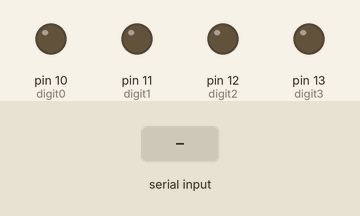
This sketch was run on a simulated Arduino Uno, built with avr-gcc and run on an emulated ATmega328P. Shown: output pins drawn as LEDs (lit = HIGH). Dashed ring = blinking. The inputs (shaded band) are chosen by the test bench.

Above: at 1.2 s.
1.3 s: "1" received over Serial
At 3.2 s:
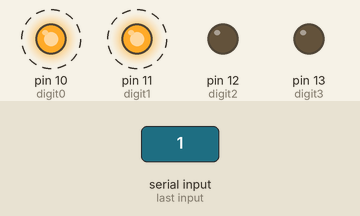
At 5.2 s:
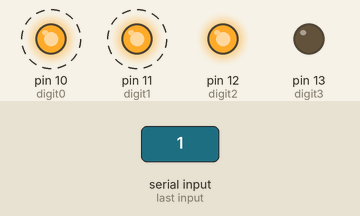
7.3 s: "0" received over Serial
At 9.6 s:
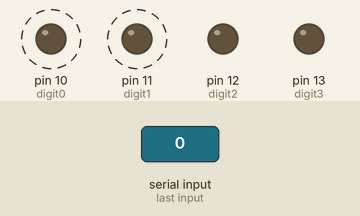
Timing chart, 0 to 11.1 s (numbered marks = the images above; inputs shaded):
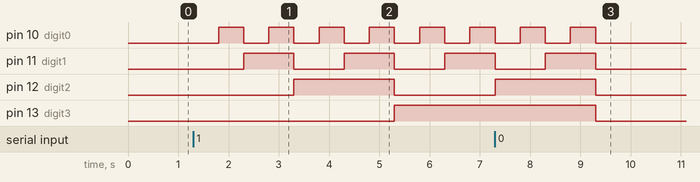

The sketch:

BInaryCountingLED.ino
```cpp
/*
 Author: Tam Doan
 Description: This code counts up binary displayed by an LED. The code takes in data from a nearby phone that recieves sends data through the bluetooth. The data
 is then sent tot he HCO5 connected to the arduino. The HCO5 sends the data to the code to be used. The code is the majority of the project, but another important part
 of the project is configuring the phone to send the right data. Another important note is that the phone used can only be SAMSUNG, the HCO5 will NOT pair with an IPhone.
 Once in posession of a SAMSUNG, you must download an app that can bluetooth connect with the HCO5, and the app must allow you to configure what data to send to the HCO5. You have to
 make sure that the data send is either 0 or 1, or else the code would not work. If the data recieved is "1", then the code will count in binary from 0-15. Then at 15, the code
 checks if the data is still 1, if it is then the process repeats, if not then the LED will turn off.
 */
int digit0 = 10; /* Digit0,1,2,3 are pins to display the LED*/
int digit1 = 11;
int digit2 = 12;
int digit3 = 13;
int timeDelay = 500; /* timeDelay is how much time in milliseconds before the binary counts up in the code*/
int state = 0; /* state takes in the data ouputted from the samsung phone to the arduino*/

void setup() {
  // put your setup code here, to run once:
  pinMode(digit0,OUTPUT);
  pinMode(digit1,OUTPUT);
  pinMode(digit2,OUTPUT);
  pinMode(digit3,OUTPUT);
  Serial.begin(9600);
  digitalWrite(digit0,LOW);
  digitalWrite(digit1,LOW);
  digitalWrite(digit2,LOW);
  digitalWrite(digit3,LOW);
}

void loop() {
  /* This first section of the code takes in the data from the phone and stores it in state variable*/
  if (Serial.available() > 0) {
    state = Serial.read();
  }
  /* State then reacts depending on the its value. If state is 1, then the binary counts from 0-15 with a half second delay. If it is 0 then there is no LED lights turned on*/
  if(state == '0') {
    digitalWrite(digit0,LOW);
    digitalWrite(digit1,LOW);
    digitalWrite(digit2,LOW);
    digitalWrite(digit3,LOW);

  } else if (state == '1') {
    digitalWrite(digit0,LOW);
    digitalWrite(digit1,LOW);
    digitalWrite(digit2,LOW);
    digitalWrite(digit3,LOW);
    delay(timeDelay);

    digitalWrite(digit0,HIGH);
    digitalWrite(digit1,LOW);
    digitalWrite(digit2,LOW);
    digitalWrite(digit3,LOW);
    delay(timeDelay);

    digitalWrite(digit0,LOW);
    digitalWrite(digit1,HIGH);
    digitalWrite(digit2,LOW);
    digitalWrite(digit3,LOW);
    delay(timeDelay);

    digitalWrite(digit0,HIGH);
    digitalWrite(digit1,HIGH);
    digitalWrite(digit2,LOW);
    digitalWrite(digit3,LOW);
    delay(timeDelay);

    digitalWrite(digit0,LOW);
    digitalWrite(digit1,LOW);
    digitalWrite(digit2,HIGH);
    digitalWrite(digit3,LOW);
    delay(timeDelay);

    digitalWrite(digit0,HIGH);
    digitalWrite(digit1,LOW);
    digitalWrite(digit2,HIGH);
    digitalWrite(digit3,LOW);
    delay(timeDelay);

    digitalWrite(digit0,LOW);
    digitalWrite(digit1,HIGH);
    digitalWrite(digit2,HIGH);
    digitalWrite(digit3,LOW);
    delay(timeDelay);

    digitalWrite(digit0,HIGH);
    digitalWrite(digit1,HIGH);
    digitalWrite(digit2,HIGH);
    digitalWrite(digit3,LOW);
    delay(timeDelay);


    digitalWrite(digit0,LOW);
    digitalWrite(digit1,LOW);
    digitalWrite(digit2,LOW);
    digitalWrite(digit3,HIGH);
    delay(timeDelay);

    digitalWrite(digit0,HIGH);
    digitalWrite(digit1,LOW);
    digitalWrite(digit2,LOW);
    digitalWrite(digit3,HIGH);
    delay(timeDelay);

    digitalWrite(digit0,LOW);
    digitalWrite(digit1,HIGH);
    digitalWrite(digit2,LOW);
    digitalWrite(digit3,HIGH);
    delay(timeDelay);

    digitalWrite(digit0,HIGH);
    digitalWrite(digit1,HIGH);
    digitalWrite(digit2,LOW);
    digitalWrite(digit3,HIGH);
    delay(timeDelay);

     digitalWrite(digit0,LOW);
    digitalWrite(digit1,LOW);
    digitalWrite(digit2,HIGH);
    digitalWrite(digit3,HIGH);
    delay(timeDelay);

    digitalWrite(digit0,HIGH);
    digitalWrite(digit1,LOW);
    digitalWrite(digit2,HIGH);
    digitalWrite(digit3,HIGH);
    delay(timeDelay);

    digitalWrite(digit0,LOW);
    digitalWrite(digit1,HIGH);
    digitalWrite(digit2,HIGH);
    digitalWrite(digit3,HIGH);
    delay(timeDelay);

    digitalWrite(digit0,HIGH);
    digitalWrite(digit1,HIGH);
    digitalWrite(digit2,HIGH);
    digitalWrite(digit3,HIGH);
    delay(timeDelay);
    state = 0;
  }


}
```

Measured:
- after the input at 1.3 s, pin 10 (digit0): alternates HIGH for 0.50 s and LOW for 0.50 s, starting after 0.50 s; pin 11 (digit1): alternates HIGH for 1.0 s and LOW for 1.0 s, starting after 1.0 s; pin 12 (digit2): LOW → HIGH after 2.0 s, → LOW 2.0 s later; pin 13 (digit3): LOW → HIGH after 4.0 s
- after the input at 7.3 s, pin 13 (digit3): HIGH → LOW after 2.0 s
